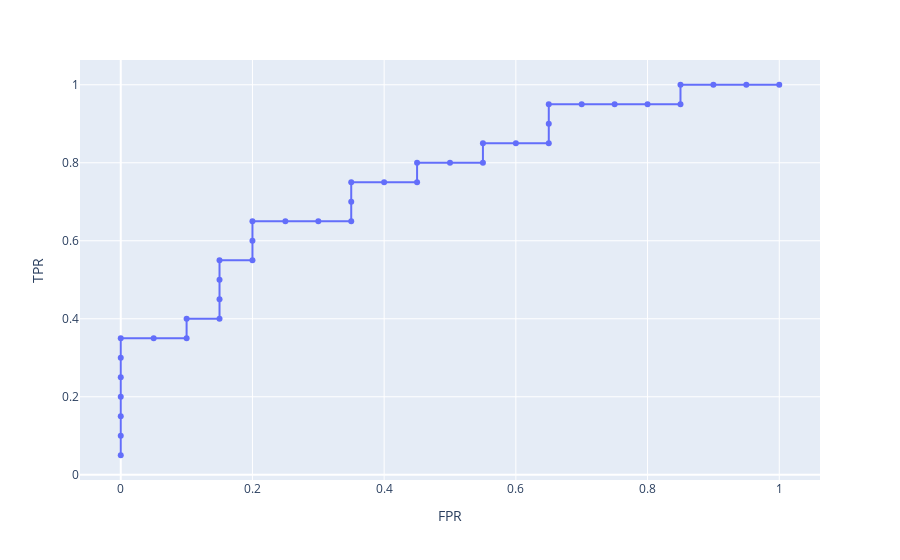

Here is the notebook cell this chart was saved with:
### Markdown cell above
Finally, after we have the record for each pair of tpr and fpr, we can plot them to get the roc curve.

### Code cell
px.line(x=fpr_list, y=tpr_list, markers=True, labels={'x': 'FPR', 'y': 'TPR'})

### Figure 1 — Plotly figure (JSON) as saved in the notebook; plotly's stock layout.template omitted (floating-point values rounded to 4 significant figures)
{"data": [{"hovertemplate": "FPR=%{x}<br>TPR=%{y}<extra></extra>", "legendgroup": "", "line": {"color": "#636efa", "dash": "solid"}, "marker": {"symbol": "circle"}, "mode": "lines+markers", "name": "", "orientation": "v", "showlegend": false, "type": "scatter", "x": [1, 0.95, 0.9, 0.85, 0.85, 0.8, 0.75, 0.7, 0.65, 0.65, 0.65, 0.6, 0.55, 0.55, 0.5, 0.45, 0.45, 0.4, 0.35, 0.35, 0.35, 0.3, 0.25, 0.2, 0.2, 0.2, 0.15, 0.15, 0.15, 0.15, 0.1, 0.1, 0.05, 0, 0, 0, 0, 0, 0, 0], "xaxis": "x", "y": [1, 1, 1, 1, 0.95, 0.95, 0.95, 0.95, 0.95, 0.9, 0.85, 0.85, 0.85, 0.8, 0.8, 0.8, 0.75, 0.75, 0.75, 0.7, 0.65, 0.65, 0.65, 0.65, 0.6, 0.55, 0.55, 0.5, 0.45, 0.4, 0.4, 0.35, 0.35, 0.35, 0.3, 0.25, 0.2, 0.15, 0.1, 0.05], "yaxis": "y"}], "layout": {"legend": {"tracegroupgap": 0}, "margin": {"t": 60}, "xaxis": {"anchor": "y", "domain": [0, 1], "title": {"text": "FPR"}}, "yaxis": {"anchor": "x", "domain": [0, 1], "title": {"text": "TPR"}}}}
